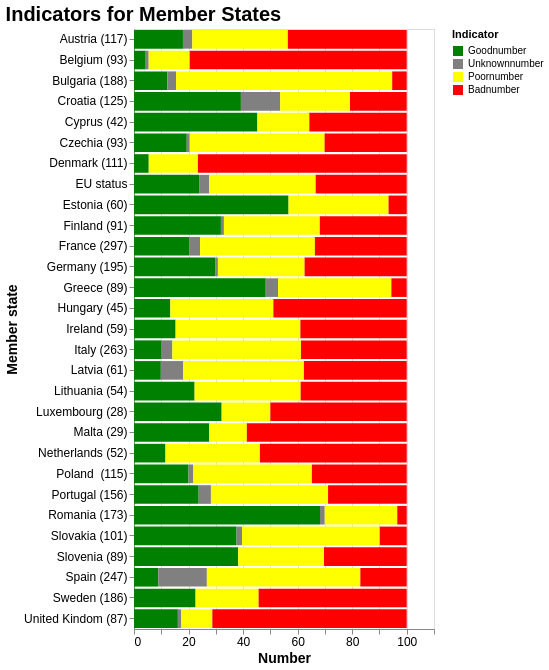

Express this chart as Vega-Lite.
### Vega-Lite specification from a JSON file in a GitHub repository (floating-point values rounded to 4 significant figures)
{"$schema": "https://vega.github.io/schema/vega-lite/v5.17.0.json", "config": {"axis": {"labelFontSize": 12, "titleFontSize": 14}, "background": "transparent", "title": {"anchor": "start", "color": "black", "fontSize": 20}}, "data": {"name": "data-139cfceda72e11f6bc66d4b1a13dac53"}, "datasets": {"data-139cfceda72e11f6bc66d4b1a13dac53": [{"Indicator": "Goodnumber", "Member state": "Belgium (93)", "Number": 4.3}, {"Indicator": "Goodnumber", "Member state": "Denmark (111)", "Number": 5.41}, {"Indicator": "Goodnumber", "Member state": "Spain (247)", "Number": 8.91}, {"Indicator": "Goodnumber", "Member state": "Latvia (61)", "Number": 9.84}, {"Indicator": "Goodnumber", "Member state": "Italy (263)", "Number": 9.89}, {"Indicator": "Goodnumber", "Member state": "Netherlands (52)", "Number": 11.54}, {"Indicator": "Goodnumber", "Member state": "Bulgaria (188)", "Number": 12.23}, {"Indicator": "Goodnumber", "Member state": "Hungary (45)", "Number": 13.33}, {"Indicator": "Goodnumber", "Member state": "Ireland (59)", "Number": 15.25}, {"Indicator": "Goodnumber", "Member state": "United Kindom (87)", "Number": 16.09}, {"Indicator": "Goodnumber", "Member state": "Austria (117)", "Number": 17.95}, {"Indicator": "Goodnumber", "Member state": "Czechia (93)", "Number": 19.35}, {"Indicator": "Goodnumber", "Member state": "Poland  (115)", "Number": 20.0}, {"Indicator": "Goodnumber", "Member state": "France (297)", "Number": 20.2}, {"Indicator": "Goodnumber", "Member state": "Lithuania (54)", "Number": 22.22}, {"Indicator": "Goodnumber", "Member state": "Sweden (186)", "Number": 22.58}, {"Indicator": "Goodnumber", "Member state": "Portugal (156)", "Number": 23.72}, {"Indicator": "Goodnumber", "Member state": "Malta (29)", "Number": 27.59}, {"Indicator": "Goodnumber", "Member state": "Germany (195)", "Number": 29.74}, {"Indicator": "Goodnumber", "Member state": "Finland (91)", "Number": 31.87}, {"Indicator": "Goodnumber", "Member state": "Luxembourg (28)", "Number": 32.14}, {"Indicator": "Goodnumber", "Member state": "Slovakia (101)", "Number": 37.62}, {"Indicator": "Goodnumber", "Member state": "Slovenia (89)", "Number": 38.2}, {"Indicator": "Goodnumber", "Member state": "Croatia (125)", "Number": 39.2}, {"Indicator": "Goodnumber", "Member state": "Cyprus (42)", "Number": 45.24}, {"Indicator": "Goodnumber", "Member state": "Greece (89)", "Number": 48.31}, {"Indicator": "Goodnumber", "Member state": "Estonia (60)", "Number": 56.67}, {"Indicator": "Goodnumber", "Member state": "Romania (173)", "Number": 68.21}, {"Indicator": "Goodnumber", "Member state": "EU status", "Number": 23.87}, {"Indicator": "Unknownnumber", "Member state": "Belgium (93)", "Number": 1.08}, {"Indicator": "Unknownnumber", "Member state": "Denmark (111)", "Number": 0.0}, {"Indicator": "Unknownnumber", "Member state": "Spain (247)", "Number": 17.81}, {"Indicator": "Unknownnumber", "Member state": "Latvia (61)", "Number": 8.2}, {"Indicator": "Unknownnumber", "Member state": "Italy (263)", "Number": 4.18}, {"Indicator": "Unknownnumber", "Member state": "Netherlands (52)", "Number": 0.0}, {"Indicator": "Unknownnumber", "Member state": "Bulgaria (188)", "Number": 3.19}, {"Indicator": "Unknownnumber", "Member state": "Hungary (45)", "Number": 0.0}, {"Indicator": "Unknownnumber", "Member state": "Ireland (59)", "Number": 0.0}, {"Indicator": "Unknownnumber", "Member state": "United Kindom (87)", "Number": 1.15}, {"Indicator": "Unknownnumber", "Member state": "Austria (117)", "Number": 3.42}, {"Indicator": "Unknownnumber", "Member state": "Czechia (93)", "Number": 1.08}, {"Indicator": "Unknownnumber", "Member state": "Poland  (115)", "Number": 1.74}, {"Indicator": "Unknownnumber", "Member state": "France (297)", "Number": 4.04}, {"Indicator": "Unknownnumber", "Member state": "Lithuania (54)", "Number": 0.0}, {"Indicator": "Unknownnumber", "Member state": "Sweden (186)", "Number": 0.0}, {"Indicator": "Unknownnumber", "Member state": "Portugal (156)", "Number": 4.49}, {"Indicator": "Unknownnumber", "Member state": "Malta (29)", "Number": 0.0}, {"Indicator": "Unknownnumber", "Member state": "Germany (195)", "Number": 1.03}, {"Indicator": "Unknownnumber", "Member state": "Finland (91)", "Number": 1.1}, {"Indicator": "Unknownnumber", "Member state": "Luxembourg (28)", "Number": 0.0}, {"Indicator": "Unknownnumber", "Member state": "Slovakia (101)", "Number": 1.98}, {"Indicator": "Unknownnumber", "Member state": "Slovenia (89)", "Number": 0.0}, {"Indicator": "Unknownnumber", "Member state": "Croatia (125)", "Number": 14.4}, {"Indicator": "Unknownnumber", "Member state": "Cyprus (42)", "Number": 0.0}, {"Indicator": "Unknownnumber", "Member state": "Greece (89)", "Number": 4.49}, {"Indicator": "Unknownnumber", "Member state": "Estonia (60)", "Number": 0.0}, {"Indicator": "Unknownnumber", "Member state": "Romania (173)", "Number": 1.73}, {"Indicator": "Unknownnumber", "Member state": "EU status", "Number": 3.73}, {"Indicator": "Poornumber", "Member state": "Belgium (93)", "Number": 15.05}, {"Indicator": "Poornumber", "Member state": "Denmark (111)", "Number": 18.02}, {"Indicator": "Poornumber", "Member state": "Spain (247)", "Number": 56.28}, {"Indicator": "Poornumber", "Member state": "Latvia (61)", "Number": 44.26}, {"Indicator": "Poornumber", "Member state": "Italy (263)", "Number": 47.15}, {"Indicator": "Poornumber", "Member state": "Netherlands (52)", "Number": 34.62}, {"Indicator": "Poornumber", "Member state": "Bulgaria (188)", "Number": 79.26}, {"Indicator": "Poornumber", "Member state": "Hungary (45)", "Number": 37.78}, {"Indicator": "Poornumber", "Member state": "Ireland (59)", "Number": 45.76}, {"Indicator": "Poornumber", "Member state": "United Kindom (87)", "Number": 11.49}, {"Indicator": "Poornumber", "Member state": "Austria (117)", "Number": 35.04}, {"Indicator": "Poornumber", "Member state": "Czechia (93)", "Number": 49.46}, {"Indicator": "Poornumber", "Member state": "Poland  (115)", "Number": 43.48}, {"Indicator": "Poornumber", "Member state": "France (297)", "Number": 42.09}, {"Indicator": "Poornumber", "Member state": "Lithuania (54)", "Number": 38.89}, {"Indicator": "Poornumber", "Member state": "Sweden (186)", "Number": 23.12}, {"Indicator": "Poornumber", "Member state": "Portugal (156)", "Number": 42.95}, {"Indicator": "Poornumber", "Member state": "Malta (29)", "Number": 13.79}, {"Indicator": "Poornumber", "Member state": "Germany (195)", "Number": 31.79}, {"Indicator": "Poornumber", "Member state": "Finland (91)", "Number": 35.16}, {"Indicator": "Poornumber", "Member state": "Luxembourg (28)", "Number": 17.86}, {"Indicator": "Poornumber", "Member state": "Slovakia (101)", "Number": 50.5}, {"Indicator": "Poornumber", "Member state": "Slovenia (89)", "Number": 31.46}, {"Indicator": "Poornumber", "Member state": "Croatia (125)", "Number": 25.6}, {"Indicator": "Poornumber", "Member state": "Cyprus (42)", "Number": 19.05}, {"Indicator": "Poornumber", "Member state": "Greece (89)", "Number": 41.57}, {"Indicator": "Poornumber", "Member state": "Estonia (60)", "Number": 36.67}, {"Indicator": "Poornumber", "Member state": "Romania (173)", "Number": 26.59}, {"Indicator": "Poornumber", "Member state": "EU status", "Number": 39.02}, {"Indicator": "Badnumber", "Member state": "Belgium (93)", "Number": 79.57}, {"Indicator": "Badnumber", "Member state": "Denmark (111)", "Number": 76.58}, {"Indicator": "Badnumber", "Member state": "Spain (247)", "Number": 17.0}, {"Indicator": "Badnumber", "Member state": "Latvia (61)", "Number": 37.7}, {"Indicator": "Badnumber", "Member state": "Italy (263)", "Number": 38.78}, {"Indicator": "Badnumber", "Member state": "Netherlands (52)", "Number": 53.85}, {"Indicator": "Badnumber", "Member state": "Bulgaria (188)", "Number": 5.32}, {"Indicator": "Badnumber", "Member state": "Hungary (45)", "Number": 48.89}, {"Indicator": "Badnumber", "Member state": "Ireland (59)", "Number": 38.98}, {"Indicator": "Badnumber", "Member state": "United Kindom (87)", "Number": 71.26}, {"Indicator": "Badnumber", "Member state": "Austria (117)", "Number": 43.59}, {"Indicator": "Badnumber", "Member state": "Czechia (93)", "Number": 30.11}, {"Indicator": "Badnumber", "Member state": "Poland  (115)", "Number": 34.78}, {"Indicator": "Badnumber", "Member state": "France (297)", "Number": 33.67}, {"Indicator": "Badnumber", "Member state": "Lithuania (54)", "Number": 38.89}, {"Indicator": "Badnumber", "Member state": "Sweden (186)", "Number": 54.3}, {"Indicator": "Badnumber", "Member state": "Portugal (156)", "Number": 28.85}, {"Indicator": "Badnumber", "Member state": "Malta (29)", "Number": 58.62}, {"Indicator": "Badnumber", "Member state": "Germany (195)", "Number": 37.44}, {"Indicator": "Badnumber", "Member state": "Finland (91)", "Number": 31.87}, {"Indicator": "Badnumber", "Member state": "Luxembourg (28)", "Number": 50.0}, {"Indicator": "Badnumber", "Member state": "Slovakia (101)", "Number": 9.9}, {"Indicator": "Badnumber", "Member state": "Slovenia (89)", "Number": 30.34}, {"Indicator": "Badnumber", "Member state": "Croatia (125)", "Number": 20.8}, {"Indicator": "Badnumber", "Member state": "Cyprus (42)", "Number": 35.71}, {"Indicator": "Badnumber", "Member state": "Greece (89)", "Number": 5.62}, {"Indicator": "Badnumber", "Member state": "Estonia (60)", "Number": 6.67}, {"Indicator": "Badnumber", "Member state": "Romania (173)", "Number": 3.47}, {"Indicator": "Badnumber", "Member state": "EU status", "Number": 33.37}]}, "encoding": {"color": {"field": "Indicator", "legend": {"title": "Indicator"}, "scale": {"domain": ["Goodnumber", "Unknownnumber", "Poornumber", "Badnumber"], "range": ["green", "grey", "yellow", "red"]}, "type": "nominal"}, "x": {"field": "Number", "title": "Number", "type": "quantitative"}, "y": {"field": "Member state", "title": "Member state", "type": "nominal"}}, "height": 600, "mark": {"type": "bar"}, "title": "Indicators for Member States", "width": "container"}
